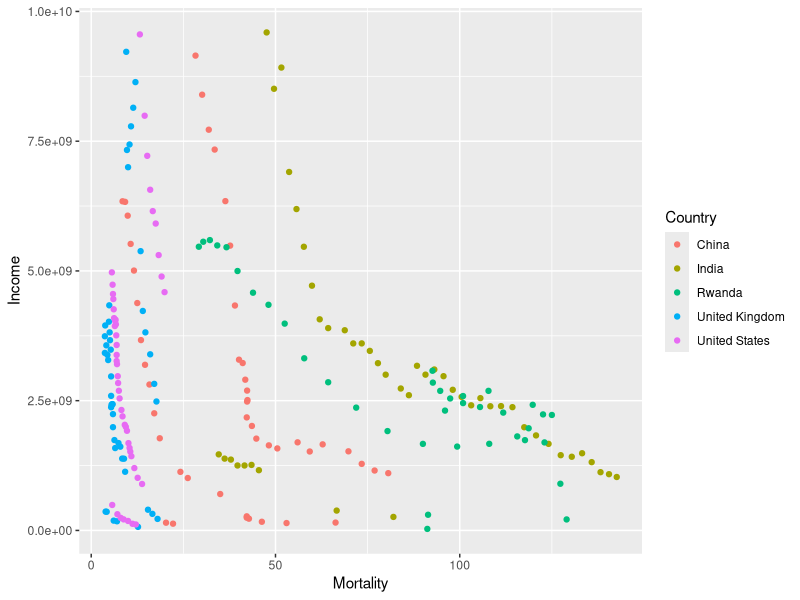
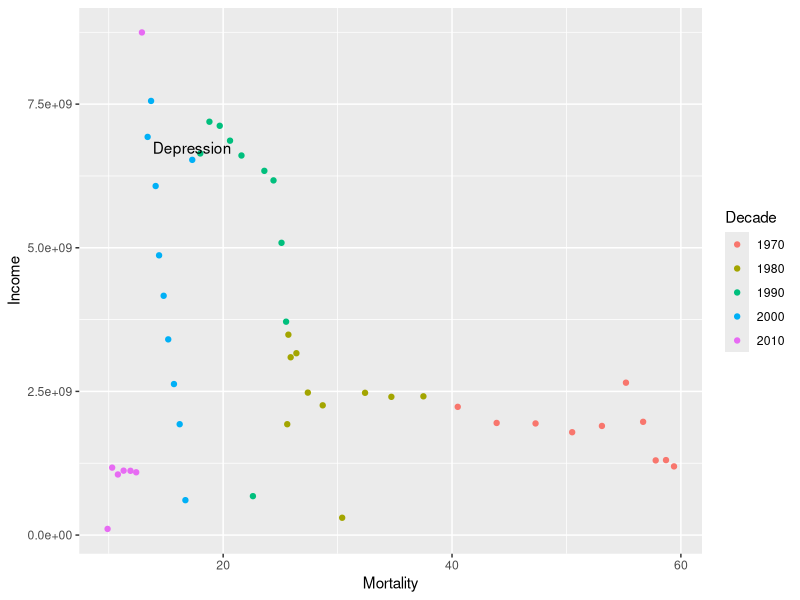
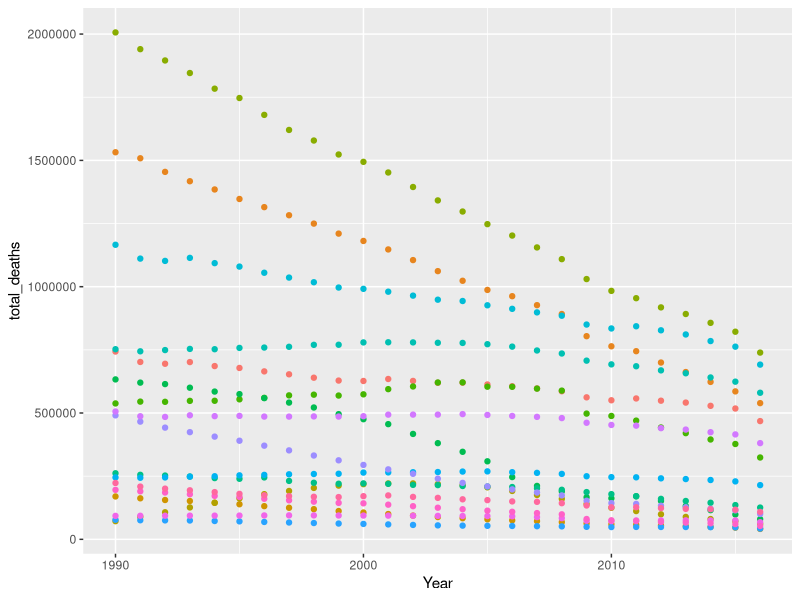
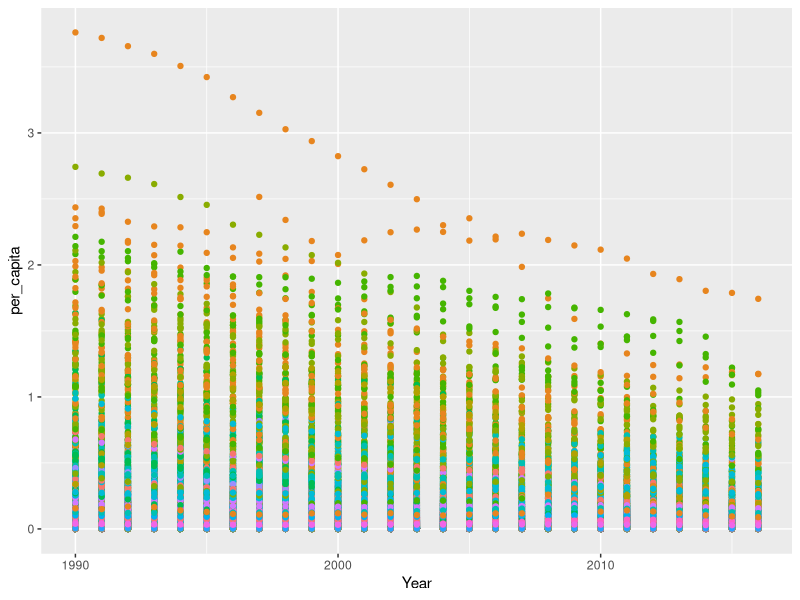
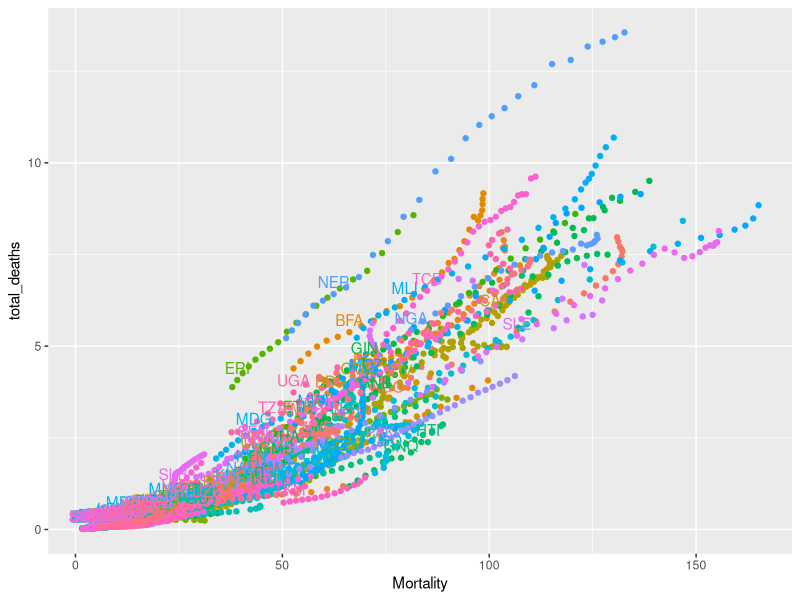
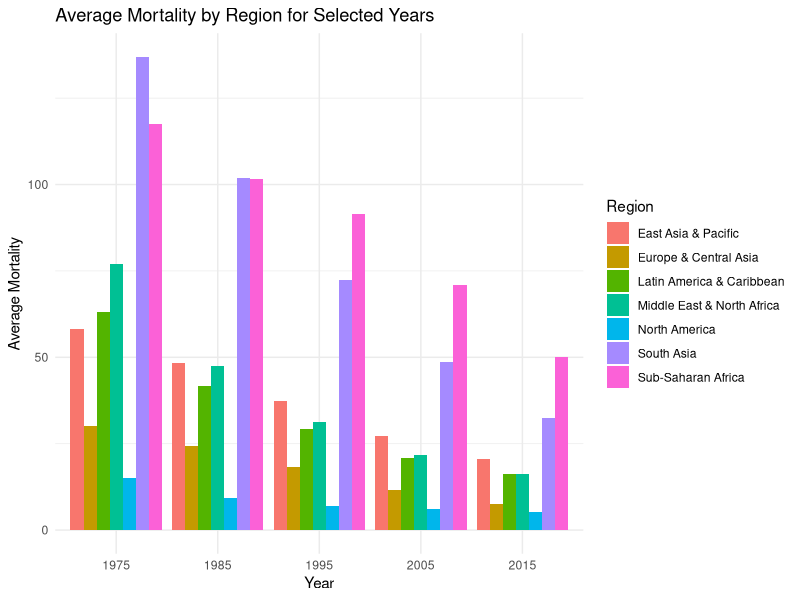
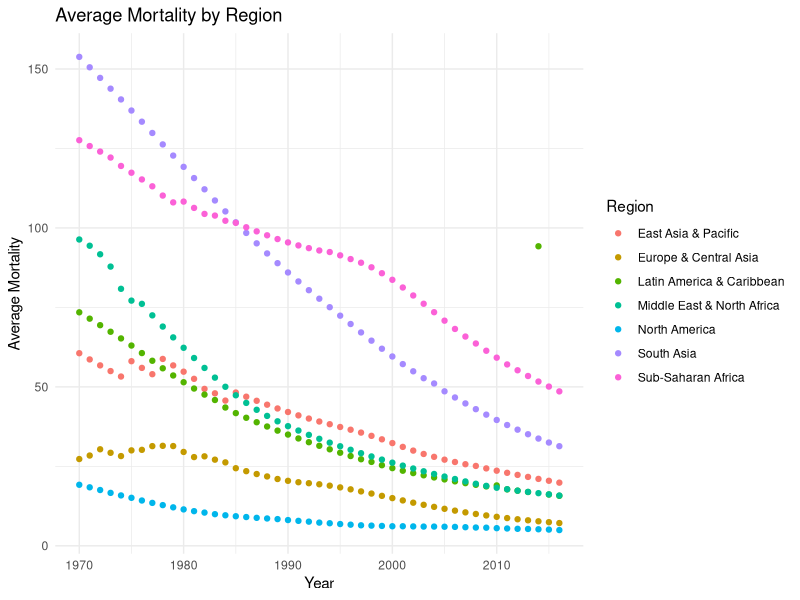

R code for these plots, in order:
## ---- chunk 1
library(tidyverse)
## ---- chunk 2
cause_of_death <- read_delim("causes-of-death-in-children.csv")
by_age <- read_delim("child-deaths-by-age.csv")
mortality_fertility_income <- read_delim("MortalityFertilityIncome.csv")

head(cause_of_death)
head(by_age)
head(mortality_fertility_income)
## ---- chunk 3
cat("Cause of Death\n")
print(names(cause_of_death))
cat("\n")
cat("Death By Age\n")
print(names(by_age))
cat("Mortality Fertility And Income\n")
print(names(mortality_fertility_income))
## ---- chunk 4
mortality <- mortality_fertility_income %>%
  select(starts_with("m"))

fertility <- mortality_fertility_income %>%
  select(starts_with("f"))

income <- mortality_fertility_income %>%
  select(starts_with("i"))

names(mortality) <- substring(names(mortality), 2)
names(fertility) <- substring(names(fertility), 2)
names(income) <- substring(names(income), 2)

mortality <- cbind(mortality, mortality_fertility_income[,c('Country Name', 'Country Code', 'Region')])
fertility <- cbind(fertility, mortality_fertility_income[,c('Country Name', 'Country Code', 'Region')])
income <- cbind(income, mortality_fertility_income[,c('Country Name', 'Country Code', 'Region')])
## ---- chunk 5
mortality_longer <- pivot_longer(mortality, -c("Country Code", "Country Name", "Region"), names_to="Year", values_to="Mortality")

income_longer <- pivot_longer(income, -c("Country Code", "Country Name", "Region"), names_to="Year", values_to="Income")
## ---- chunk 6
m_i <- merge(mortality_longer, income_longer)

m_i$Year <- as.integer(m_i$Year)

m_i <- m_i %>%
  filter(!is.na(Mortality)) %>%
  filter(!is.na(Income)) %>%
  filter(`Country Code` %in% c("USA", "CHN", "IND", "GBR", "RWA"))

ggplot(m_i, aes(x = Mortality, y = Income, color = `Country Name`)) +
  geom_point() +
  labs(color='Country') 

## ---- chunk 7
m_i <- merge(mortality_longer, income_longer)

m_i$Year <- as.integer(m_i$Year)

m_i <- m_i %>%
  filter(!is.na(Mortality)) %>%
  filter(!is.na(Income)) %>%
  filter(`Country Code` %in% c("ARG"))

ggplot(m_i, aes(x = Mortality, y = Income)) +
  geom_point(aes(color = factor(floor(Year / 10) * 10))) +
  labs(color='Decade') + 
  geom_text(aes(label = ifelse(Year == 2000, "Depression", ""), vjust = -0.5))

## ---- chunk 8
income_renamed <- rename(income_longer, Code="Country Code")
print(names(income_renamed))
## ---- chunk 9
income_renamed$Year <- as.integer(income_renamed$Year)
disease_income <- merge(income_renamed, cause_of_death)
disease_income_longer <- pivot_longer(disease_income, -c("Code", "Country Name", "Region", "Income", "Entity", "Year"), names_to="Disease", values_to="Deaths")
## ---- chunk 10
disease_income_longer <- disease_income_longer %>% 
  filter(!is.na(Income))

disease_filtered <- filter(disease_income_longer[disease_income_longer$Code == "USA", ])
## ---- chunk 11
populations <- read_delim("population.csv")
populations[, c("Indicator Name", "Indicator Code")] <- list(NULL)
print(names(populations))
## ---- chunk 12
populations_longer <- pivot_longer(populations, -c("Country Code", "Country Name"), names_to="Year", values_to="Population")

populations_longer <- rename(populations_longer, Code="Country Code")
## ---- chunk 13
total_disease <- disease_income_longer %>% 
  group_by(Disease, Year) %>%
  summarise(total_deaths = sum(Deaths, na.rm=TRUE))

ggplot(total_disease, aes(x = Year, y = total_deaths, color = Disease)) +
  geom_point() +
  theme(legend.position="none")
## ---- chunk 14
total_disease_populated <- merge(populations_longer, disease_income_longer)

total_disease_populated$per_capita <- total_disease_populated$Deaths * 1000 / total_disease_populated$Population

total_disease_populated$Year <- as.numeric(as.character(total_disease_populated$Year))

ggplot(total_disease_populated, aes(x = Year, y = per_capita, color = Disease)) +
  geom_point() +
  theme(legend.position="none")
## ---- chunk 15
total_disease_deaths_per_capita <- total_disease_populated %>%
  group_by(Code, Year) %>%
  summarise(total_deaths = sum(per_capita, na.rm=TRUE))

mortality_year_int <- mortality_longer
mortality_year_int$Year <- as.numeric(as.character(mortality_year_int$Year))
mortality_year_int <- rename(mortality_year_int, Code="Country Code")

total_disease_deaths_mortality <- merge(total_disease_deaths_per_capita, mortality_year_int) %>% filter(Mortality < 2000)

head(total_disease_deaths_mortality)
ggplot(total_disease_deaths_mortality, aes(x = Mortality, y = total_deaths, color=Code)) +
  geom_point() +
  geom_text(aes(label = ifelse(Year == 2010, Code, ""), vjust = -0.5)) +
  theme(legend.position = 'none')
## ---- chunk 16
cleaned_mortality_longer <- mortality_longer %>% 
  filter(!is.na(Mortality))

head(cleaned_mortality_longer)
## ---- chunk 17
cleaned_mortality_longer %>% 
  group_by(Region) %>% 
  summarise(total_mortality = sum(Mortality))
## ---- chunk 18
min_year <- min(cleaned_mortality_longer$Year)
max_year <- max(cleaned_mortality_longer$Year)
paste("The dataset covers from", min_year, "to", max_year)
## ---- chunk 19
year_selected <- c("1975", "1985", "1995", "2005", "2015")

selected_years <- cleaned_mortality_longer %>% 
  filter(Year %in% year_selected) %>%
  group_by(Region, Year) %>% 
  summarise(total_mortality = mean(Mortality))

ggplot(selected_years, aes(x = as.factor(Year), y = total_mortality, fill = Region)) +
  geom_bar(stat = "identity", position = position_dodge()) +
  labs(title = "Average Mortality by Region for Selected Years",
       x = "Year",
       y = "Average Mortality",
       fill = "Region") +
  theme_minimal()
## ---- chunk 20
selected_years <- cleaned_mortality_longer %>% 
  group_by(Region, Year) %>% 
  summarise(total_mortality = mean(Mortality))

selected_years$Year <- as.numeric(as.character(selected_years$Year))

ggplot(selected_years, aes(x = Year, y = total_mortality, color = Region)) +
  geom_point() +
  labs(title = "Average Mortality by Region",
       x = "Year",
       y = "Average Mortality",
       color = "Region") +
  theme_minimal()
